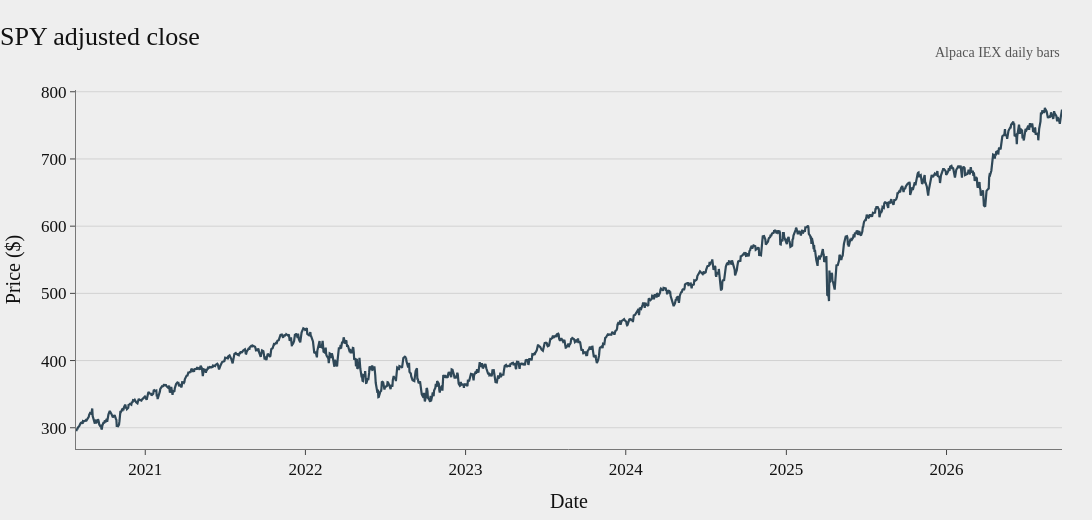

The code cell stored with this chart in its notebook:
### Code cell
fig = go.Figure(
    go.Scatter(
        x=prices.index,
        y=prices["close"],
        name="SPY",
        line={"color": PRICE, "width": 2.2},
    )
)

style_chart(
    fig,
    title="SPY adjusted close",
    source_text="Alpaca IEX daily bars",
)
label_axes(fig, x_title="Date", y_title="Price ($)")
fig.show()

### Figure 1 — Plotly figure (JSON) as saved in the notebook; plotly's stock layout.template omitted (floating-point values rounded to 4 significant figures; data arrays with more than 128 entries replaced by an {"elided": "..."} marker saying what was removed)
{"data": [{"line": {"color": "#2F4858", "width": 2.2}, "name": "SPY", "type": "scatter", "x": {"elided": "1546 str values"}, "y": {"elided": "1546 float values"}}], "layout": {"annotations": [{"font": {"color": "#555555", "family": "Times New Roman", "size": 14}, "showarrow": false, "text": "Alpaca IEX daily bars", "x": 1, "xanchor": "right", "xref": "paper", "y": 1.13, "yref": "paper"}], "font": {"color": "#111111", "family": "Times New Roman", "size": 17}, "height": 520, "hovermode": "x unified", "legend": {"bgcolor": "rgba(0,0,0,0)", "font": {"family": "Times New Roman", "size": 16}, "orientation": "h", "x": 0, "xanchor": "left", "y": 1.04, "yanchor": "bottom"}, "margin": {"b": 65, "l": 75, "r": 30, "t": 90}, "paper_bgcolor": "#EEEEEE", "plot_bgcolor": "#EEEEEE", "title": {"font": {"color": "#111111", "family": "Times New Roman", "size": 26}, "text": "SPY adjusted close", "x": 0, "xanchor": "left"}, "width": 1250, "xaxis": {"linecolor": "#777777", "showgrid": false, "showline": true, "ticks": "outside", "title": {"text": "Date"}, "zeroline": false}, "yaxis": {"gridcolor": "#D2D2D2", "linecolor": "#777777", "showgrid": true, "showline": true, "ticks": "outside", "title": {"text": "Price ($)"}, "zeroline": false}}}
